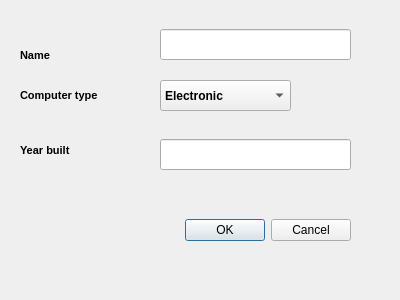
<?xml version="1.0" encoding="UTF-8"?>
<ui version="4.0">
 <class>EditComputer</class>
 <widget class="QDialog" name="EditComputer">
  <property name="geometry">
   <rect>
    <x>0</x>
    <y>0</y>
    <width>400</width>
    <height>300</height>
   </rect>
  </property>
  <property name="windowTitle">
   <string>Dialog</string>
  </property>
  <widget class="QDialogButtonBox" name="buttonBoxComputer">
   <property name="geometry">
    <rect>
     <x>10</x>
     <y>200</y>
     <width>341</width>
     <height>61</height>
    </rect>
   </property>
   <property name="focusPolicy">
    <enum>Qt::TabFocus</enum>
   </property>
   <property name="orientation">
    <enum>Qt::Horizontal</enum>
   </property>
   <property name="standardButtons">
    <set>QDialogButtonBox::Cancel|QDialogButtonBox::Ok</set>
   </property>
  </widget>
  <widget class="QComboBox" name="comboBoxType">
   <property name="geometry">
    <rect>
     <x>160</x>
     <y>80</y>
     <width>131</width>
     <height>31</height>
    </rect>
   </property>
   <property name="font">
    <font>
     <weight>75</weight>
     <bold>true</bold>
    </font>
   </property>
   <item>
    <property name="text">
     <string>Electronic</string>
    </property>
   </item>
   <item>
    <property name="text">
     <string>Mechanical</string>
    </property>
   </item>
   <item>
    <property name="text">
     <string>Transistor</string>
    </property>
   </item>
   <item>
    <property name="text">
     <string>Other</string>
    </property>
   </item>
  </widget>
  <widget class="QLabel" name="labelComputerName">
   <property name="geometry">
    <rect>
     <x>20</x>
     <y>40</y>
     <width>81</width>
     <height>31</height>
    </rect>
   </property>
   <property name="font">
    <font>
     <pointsize>8</pointsize>
     <weight>75</weight>
     <bold>true</bold>
    </font>
   </property>
   <property name="text">
    <string>Name</string>
   </property>
  </widget>
  <widget class="QLabel" name="labelType">
   <property name="geometry">
    <rect>
     <x>20</x>
     <y>80</y>
     <width>141</width>
     <height>31</height>
    </rect>
   </property>
   <property name="font">
    <font>
     <pointsize>8</pointsize>
     <weight>75</weight>
     <bold>true</bold>
    </font>
   </property>
   <property name="text">
    <string>Computer type</string>
   </property>
  </widget>
  <widget class="QLabel" name="labelBuilt">
   <property name="geometry">
    <rect>
     <x>20</x>
     <y>130</y>
     <width>131</width>
     <height>41</height>
    </rect>
   </property>
   <property name="font">
    <font>
     <pointsize>8</pointsize>
     <weight>75</weight>
     <bold>true</bold>
    </font>
   </property>
   <property name="text">
    <string>Year built</string>
   </property>
  </widget>
  <widget class="QLineEdit" name="lineEditBuilt">
   <property name="geometry">
    <rect>
     <x>160</x>
     <y>139</y>
     <width>191</width>
     <height>31</height>
    </rect>
   </property>
  </widget>
  <widget class="QLineEdit" name="lineEditName">
   <property name="geometry">
    <rect>
     <x>160</x>
     <y>29</y>
     <width>191</width>
     <height>31</height>
    </rect>
   </property>
  </widget>
 </widget>
 <tabstops>
  <tabstop>lineEditName</tabstop>
  <tabstop>comboBoxType</tabstop>
  <tabstop>lineEditBuilt</tabstop>
  <tabstop>buttonBoxComputer</tabstop>
 </tabstops>
 <resources/>
 <connections>
  <connection>
   <sender>buttonBoxComputer</sender>
   <signal>accepted()</signal>
   <receiver>EditComputer</receiver>
   <slot>accept()</slot>
   <hints>
    <hint type="sourcelabel">
     <x>248</x>
     <y>254</y>
    </hint>
    <hint type="destinationlabel">
     <x>157</x>
     <y>274</y>
    </hint>
   </hints>
  </connection>
  <connection>
   <sender>buttonBoxComputer</sender>
   <signal>rejected()</signal>
   <receiver>EditComputer</receiver>
   <slot>reject()</slot>
   <hints>
    <hint type="sourcelabel">
     <x>316</x>
     <y>260</y>
    </hint>
    <hint type="destinationlabel">
     <x>286</x>
     <y>274</y>
    </hint>
   </hints>
  </connection>
 </connections>
</ui>
